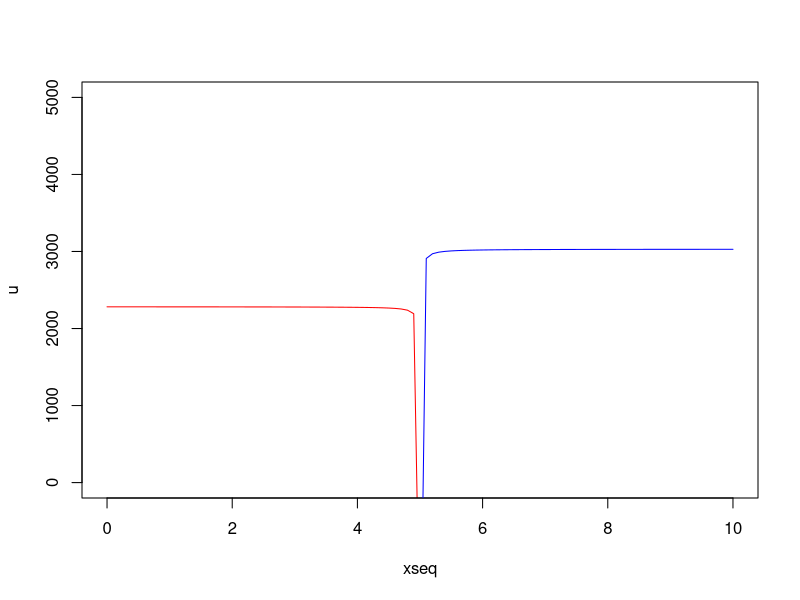
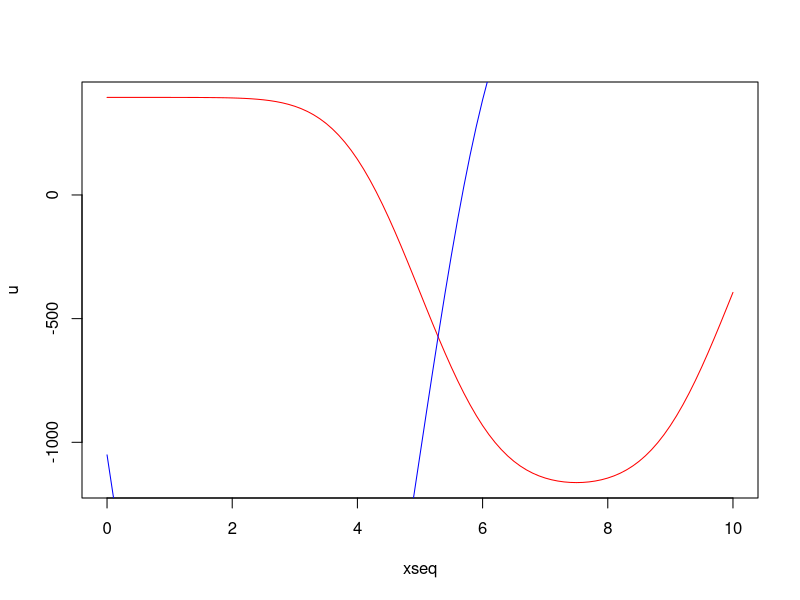

Reproduce these figures in R, in order.

#Definition des conditions initiales
Au=300
Av=800

#Definition de la precision du tracé
p=1000

#Definition des paramètres
L=10
r=0.01
Du=0.1
Dv=0.1
a10=Au/p
a20=Av/p
ku=0.1
kv=0.5

#Vecteur des temps
temps=seq(0,100,1)
xseq=seq(0,10,0.1)

#Vecteurs des solutions du système Lanchester

terme_u=c()
terme_v=c()
u=c()
v=c()


t=5
for(x in xseq){
  for(i in 1:p){
    
    lambda=-(i*pi/L)**2
    
    a1=((-Au*L)/(i*pi))*(sin(i*pi)-sin((i*pi)/2))
    a2=((-Av*L)/(i*pi))*sin((i*pi)/2)
    b1=((Au*L)/(i*pi))*(cos(i*pi)-cos((i*pi)/2))
    b2=((Av*L)/(i*pi))*(cos((i*pi)/2)-1)
    
    delta=(lambda**2)*((Dv-Du)**2)+4*ku*kv
    
    A=2
    B=(2*ku)/(lambda*(Du-Dv)+sqrt(delta))
    
    l1=(1/2)*(2*r+lambda*(Du-Dv)+sqrt(delta))
    l2=(1/2)*(2*r+lambda*(Du-Dv)-sqrt(delta))
      
    alpha=(1/2)*A*exp(l1*t)+(-1/(4*ku))*(lambda*(Du-Dv)+sqrt(delta))*B*exp(l2*t)
    beta=(1/(4*kv))*(lambda*(Dv-Du)+sqrt(delta))*A*exp(l1*t)+(1/2)*B*exp(l2*t)
    
    terme_u[i]=alpha*(a1*cos((i*pi*x)/L)+b1*sin((i*pi*x)/L))
    terme_v[i]=beta*(a2*cos((i*pi*x)/L)+b2*sin((i*pi*x)/L))
  }
  
  
  u[length(u)+1]=a10/2+sum(terme_u)
  v[length(v)+1]=a20/2+sum(terme_v)
  
}


#Plot des solutions

plot(xseq,u, type='l', col='red', ylim=c(0,5000))
lines(xseq, v, type='l', col='blue')



#Vecteurs des solutions du premier système

terme_u=c()
terme_v=c()
u=c()
v=c()

t=5
for(x in xseq){
  for(i in 1:p){
    a1=((-Au*L)/(i*pi))*(sin(i*pi)-sin((i*pi)/2))
    a2=((-Av*L)/(i*pi))*sin((i*pi)/2)
    b1=((Au*L)/(i*pi))*(cos(i*pi)-cos((i*pi)/2))
    b2=((Av*L)/(i*pi))*(cos((i*pi)/2)-1)

    alpha=0.5*exp((r-Du*((i*pi)/L)**2)*t)
    beta=0.5*exp((r-Dv*((i*pi)/L)**2)*t)
    
    terme_u[i]=alpha*(a1*cos((i*pi*x)/L)+b1*sin((i*pi*x)/L))
    terme_v[i]=beta*(a2*cos((i*pi*x)/L)+b2*sin((i*pi*x)/L))
  }
  
  
  u[length(u)+1]=a10/2+sum(terme_u)
  v[length(v)+1]=a20/2+sum(terme_v)

}


#Plot des solutions

plot(xseq,u, type='l', col='red')
lines(xseq, v, type='l', col='blue')